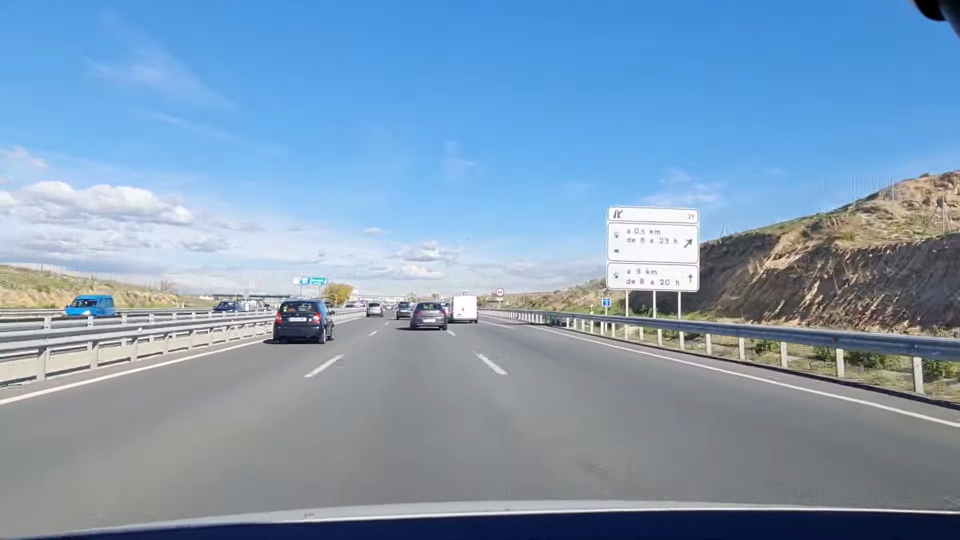
#> input picture imagenesTest/00000.png, 1920 x 1080 px (shown at 1/2 size); its folder holds only this picture in this run
$ python -i Normalizer.py   (imports and definitions only)
#> lines starting #> are read from the running program, lines starting #| are printed output that depends on the picture
from typing import List
from cv2.typing import Rect
import cv2
from cv2.typing import MatLike
import common.FileFuncs as ff
import numpy as np
from settings import *

class Normalizer:

    def __init__(self,images: List[MatLike]) -> None:
        self.images: List[MatLike] = images
        self.__nImages: int = len(images)


    def clahe_apply(
        self
    ) -> None:
        """
        Applies Contrast Limited Adaptive Histogram Equalization (CLAHE) to each image in the list.

        Parameters:
        self (Normalizer): The instance of the Normalizer class.

        Returns:
        None: The method modifies the images in-place.

        Note:
        This method converts each image to grayscale before applying the CLAHE.
        The CLIP_LIMIT and TITLE_GRID_SIZE constants are used as parameters for the cv2.createCLAHE function.
        """
        for i in range(self.__nImages):
            self.images[i] = cv2.cvtColor(self.images[i], cv2.COLOR_BGR2GRAY)
            clahe: cv2.CLAHE = cv2.createCLAHE(CLIP_LIMIT,TITLE_GRID_SIZE)
            self.images[i] = clahe.apply(self.images[i])

    def perspective_correct(
        self
    ) -> None:
        for i in range(self.__nImages):
            # Apply Canny filter to detect edges
            edges = cv2.Canny(self.images[i],THREASHOLD1,THREASHOLD2,apertureSize=APERTURE_SIZE)
            # Detect lines using Hough transform
            lines = cv2.HoughLinesP(edges,RHO,THETA,THREASHOLD,minLineLength=MIN_LINE_LENGTH, maxLineGap=MAX_LINE_GAP)
            if lines is not None:
                # Calculate average angle of detected lines
                average_angle = np.mean([np.arctan2(y2 - y1, x2 - x1) for line in lines for x1, y1, x2, y2 in line])
                # Rotate image by the average angle
                (height, width) = self.images[i].shape[:2]
                center = (width // 2, height // 2)
                rotation_matrix = cv2.getRotationMatrix2D(center, np.degrees(average_angle), 1.0)
                self.images[i] = cv2.warpAffine(self.images[i], rotation_matrix, (width, height), flags=cv2.INTER_CUBIC, borderMode=cv2.BORDER_REPLICATE)

>>> import cv2
>>> picture = cv2.imread('../../../imagenesTest/00000.png')
#> picture is the input picture: shape (1080, 1920, 3); mean B, G, R 182.1, 154.8, 127.1
>>> result = Normalizer(picture).perspective_correct()
#> the loop in perspective_correct, `for i in range(self.__nImages):` made 1080 passes
#> lines on passes 1 to 12: [[1, 1826, 1, 0]], [[1, 1826, 1, 0]], [[1, 1827, 1, 0]], [[1, 1828, 1, 0]], [[1, 1828, 1, 0]], [[1, 1829, 1, 0]], [[1, 1829, 1, 0]], [[1, 1830, 1, 0]], [[1, 1831, 1, 0]], [[1, 1831, 1, 0]], [[1, 1832, 1, 0]], [[1, 1832, 1, 0]]
#> after the loop in perspective_correct, `for i in range(self.__nImages):`:
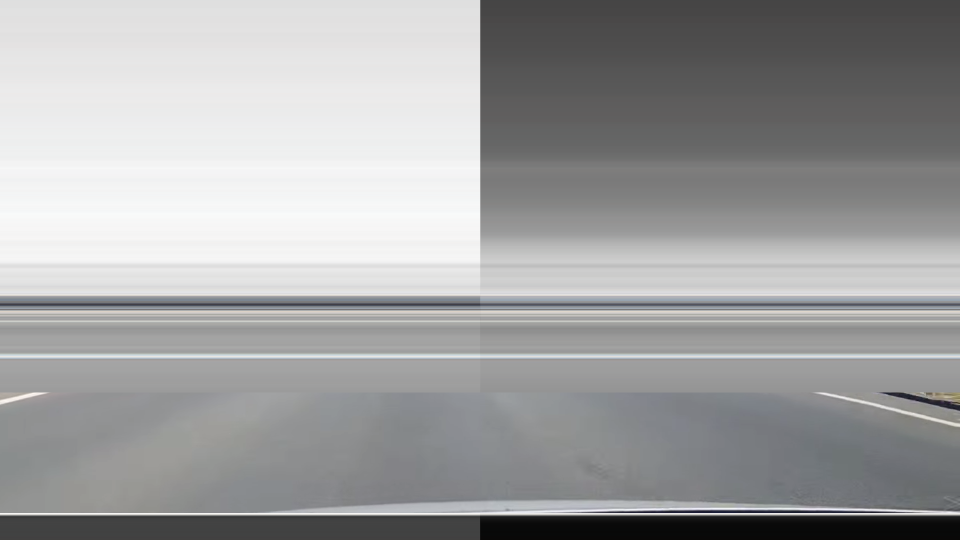
#> self.images: shape (1080, 1920, 3) (shown at 1/2 size); mean B, G, R 160.6, 160.1, 159.7

$ run again, on imagenesTest/00001.png
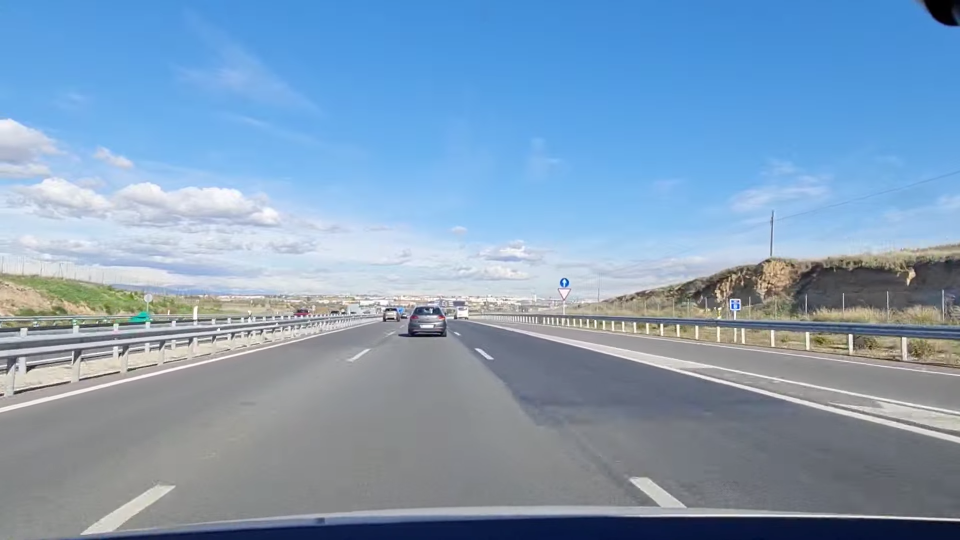
#> input picture imagenesTest/00001.png, 1920 x 1080 px (shown at 1/2 size)
#> picture is the input picture: shape (1080, 1920, 3); mean B, G, R 185.4, 157.4, 129
#> the loop in perspective_correct, `for i in range(self.__nImages):` made 1080 passes
#> lines on passes 1 to 8: [[1, 1847, 1, 0]], [[1, 1847, 1, 0]], [[1, 1848, 1, 0]], [[1, 1848, 1, 0]], [[1, 1848, 1, 0]], [[1, 1849, 1, 0]], [[1, 1849, 1, 0]], [[1, 1849, 1, 0]]
#> after the loop in perspective_correct, `for i in range(self.__nImages):`:
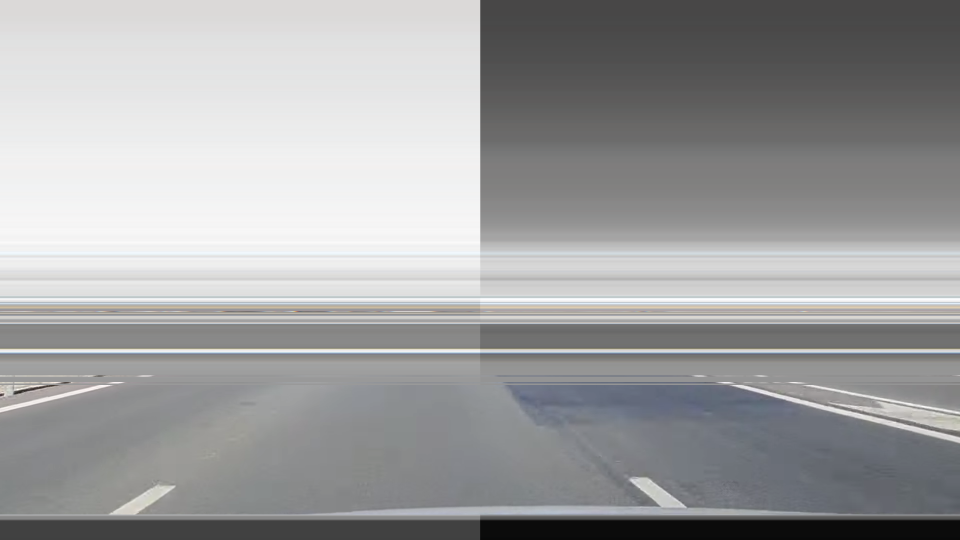
#> self.images: shape (1080, 1920, 3) (shown at 1/2 size); mean B, G, R 159.7, 159, 158.6

$ run again, on imagenesTest/00002.png
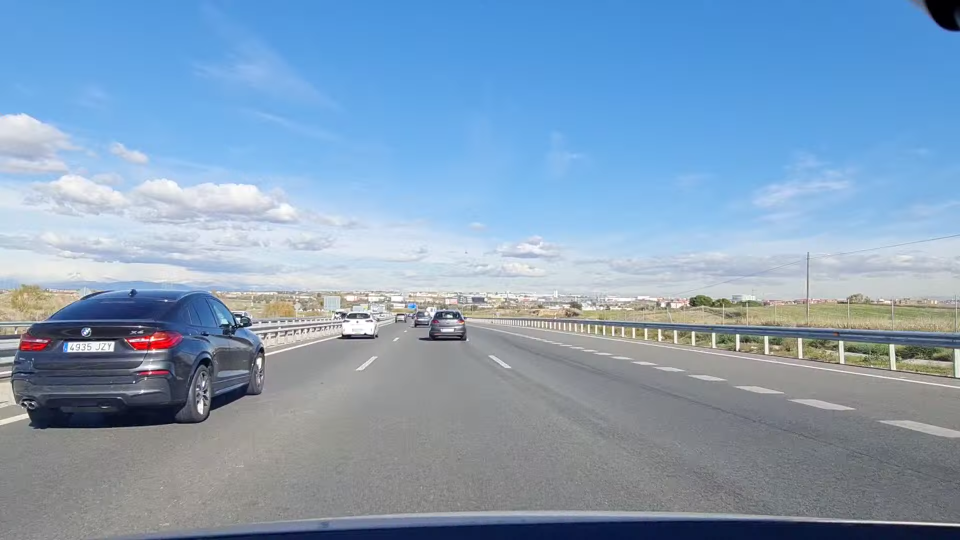
#> input picture imagenesTest/00002.png, 1920 x 1080 px (shown at 1/2 size)
#> picture is the input picture: shape (1080, 1920, 3); mean B, G, R 185.4, 158.5, 131.6
#> the loop in perspective_correct, `for i in range(self.__nImages):` made 1080 passes
#> lines on passes 1 to 8: [[1, 1847, 1, 0]], [[1, 1846, 1, 0]], [[1, 1850, 1, 0]], [[1, 1849, 1, 0]], [[1, 1850, 1, 0]], [[1, 1850, 1, 0]], [[1, 1850, 1, 0]], [[1, 1851, 1, 0]]
#> after the loop in perspective_correct, `for i in range(self.__nImages):`:
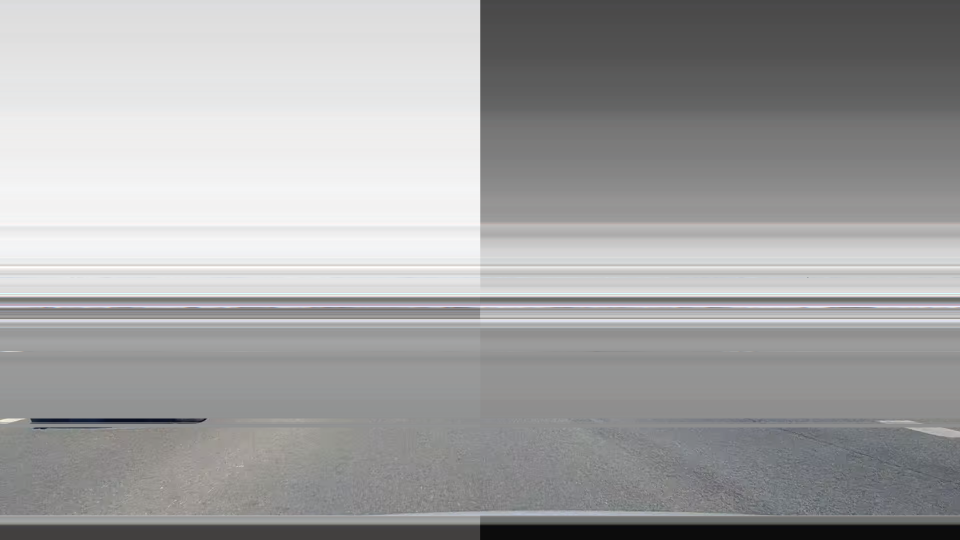
#> self.images: shape (1080, 1920, 3) (shown at 1/2 size); mean B, G, R 162.6, 162.2, 162.2

$ run again, on imagenesTest/00003.png
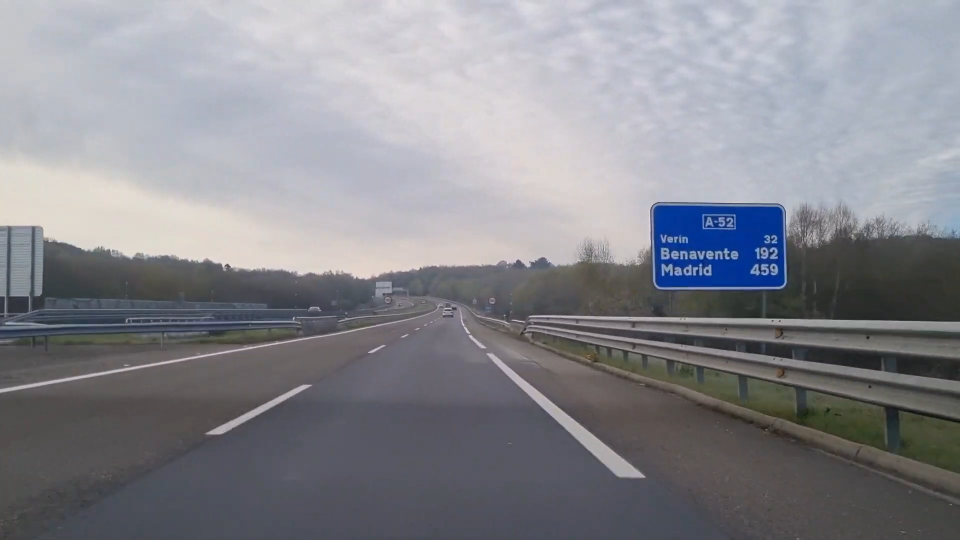
#> input picture imagenesTest/00003.png, 1920 x 1080 px (shown at 1/2 size)
#> picture is the input picture: shape (1080, 1920, 3); mean B, G, R 141.6, 135.3, 134.6
#> after the loop in perspective_correct, `for i in range(self.__nImages):`:
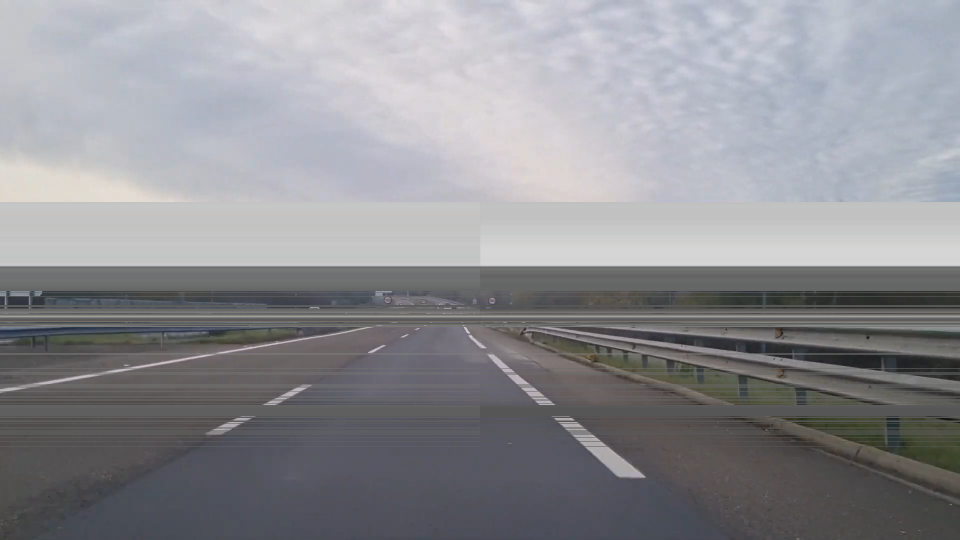
#> self.images: shape (1080, 1920, 3) (shown at 1/2 size); mean B, G, R 146.2, 141.9, 141.6
